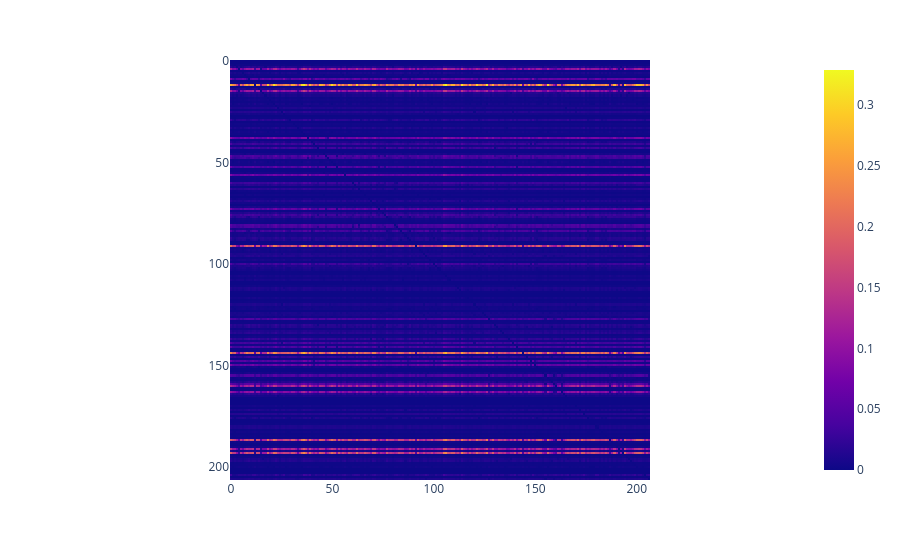

The notebook cell saved with this chart:
### Code cell
px.imshow(matrix - partial_result)

### Figure 1 — Plotly figure (JSON) as saved in the notebook; plotly's stock layout.template omitted (floating-point values rounded to 4 significant figures; data arrays with more than 128 entries replaced by an {"elided": "..."} marker saying what was removed)
{"data": [{"coloraxis": "coloraxis", "hovertemplate": "x: %{x}<br>y: %{y}<br>color: %{z}<extra></extra>", "name": "0", "type": "heatmap", "xaxis": "x", "yaxis": "y", "z": {"elided": "207x207 float values"}}], "layout": {"coloraxis": {"colorscale": [[0, "#0d0887"], [0.1111, "#46039f"], [0.2222, "#7201a8"], [0.3333, "#9c179e"], [0.4444, "#bd3786"], [0.5556, "#d8576b"], [0.6667, "#ed7953"], [0.7778, "#fb9f3a"], [0.8889, "#fdca26"], [1, "#f0f921"]]}, "margin": {"t": 60}, "xaxis": {"anchor": "y", "constrain": "domain", "domain": [0, 1], "scaleanchor": "y"}, "yaxis": {"anchor": "x", "autorange": "reversed", "constrain": "domain", "domain": [0, 1]}}}
